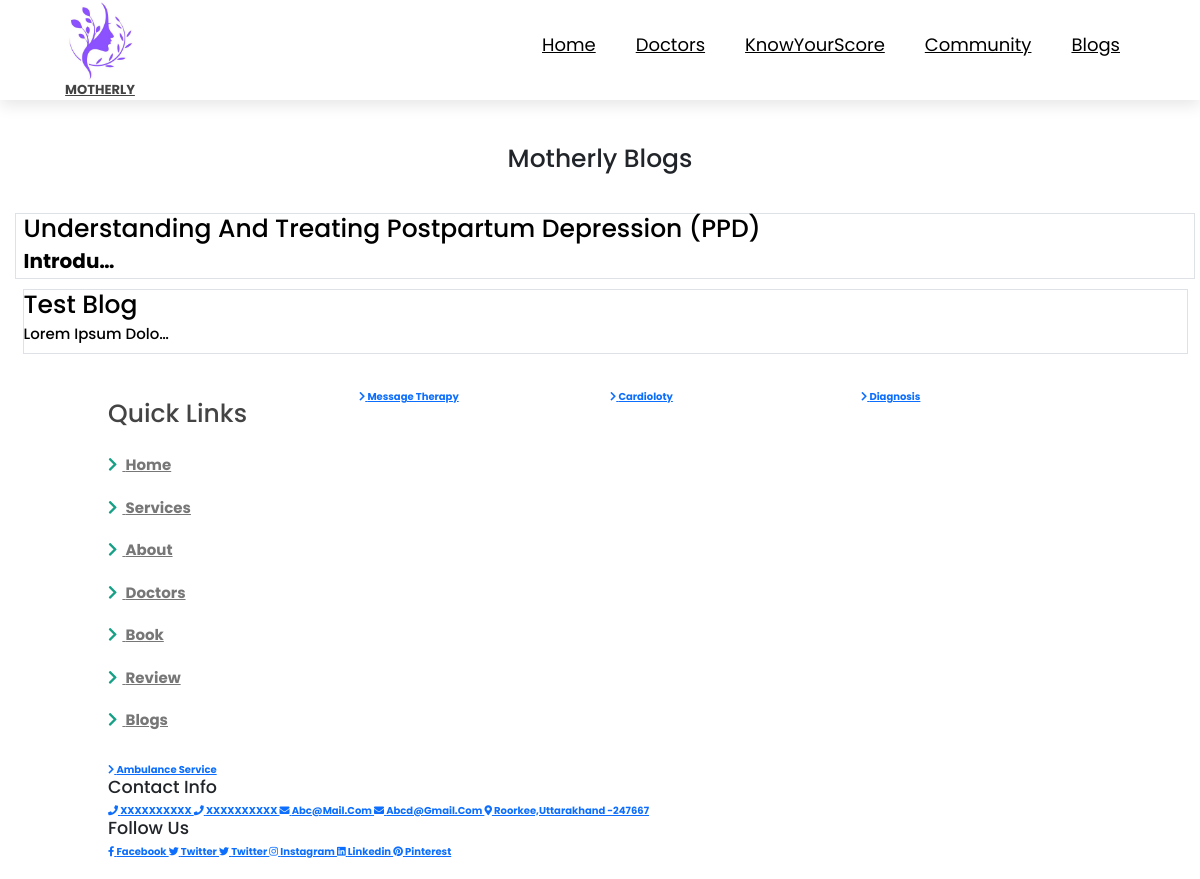
Page /blog on the committed database.
### core/models.py (models this page shows, shortened)
class post(models.Model):
    title = models.CharField(max_length=100)
    slug = AutoSlugField(populate_from='title', unique=True,null=True,default=None)
    body = RichTextField(blank=True,null=True,max_length=100000)

### core/views.py (the view)
# urls.py: path('blog',views.blog,name='blog'),
def blog(request):
    bpost = post.objects.all()
    return render(request, 'blog.html',{'bpost':bpost})

### templates/blog.html
{% extends "base.html" %}
{% load static %}
  {% block content %}
<h1 style="margin-top: 12%; text-align: center; margin-bottom: 2%;">Motherly Blogs</h1>
<div class="container-fluid">
    <div class="row p-3">
        {% for p in bpost reversed%}
        <div class="col-12 m-2 bg-white border border-radius">
            <a style="text-decoration: none; color: black;" href="/post/{{p.slug}}">
                <h1>{{p.title|truncatewords:10}}</h1>
                <h4>{{p.body|truncatechars:20|safe}}</h4>
               </a>
        </div>
        {% endfor %}
    </div>
</div>
  {% endblock content %}

### static/css/style.css (style rules this page uses)
:root { --green:#16a085; --black:#444; --light-color:#777; --box-shadow:.5rem .5rem 0 rgba(22, 160, 133, .2); --text-shadow:.4rem .4rem 0 rgba(0, 0, 0, .2); --border:.2rem solid var(--green); }
* { font-family: 'Poppins', sans-serif; margin:0; padding: 0; box-sizing: border-box; outline: none; border: none; text-transform: capitalize; transition: all .2s ease-out; text-decoration: none; }
html { font-size: 62.5%; overflow-x: hidden; scroll-padding-top: 7rem; scroll-behavior: smooth; }

### rows in the picture
post: title "Understanding And Treating Postpartum Depression (PPD)", body "Introdu…"
post: title "Test Blog", body "Lorem Ipsum Dolo…"
